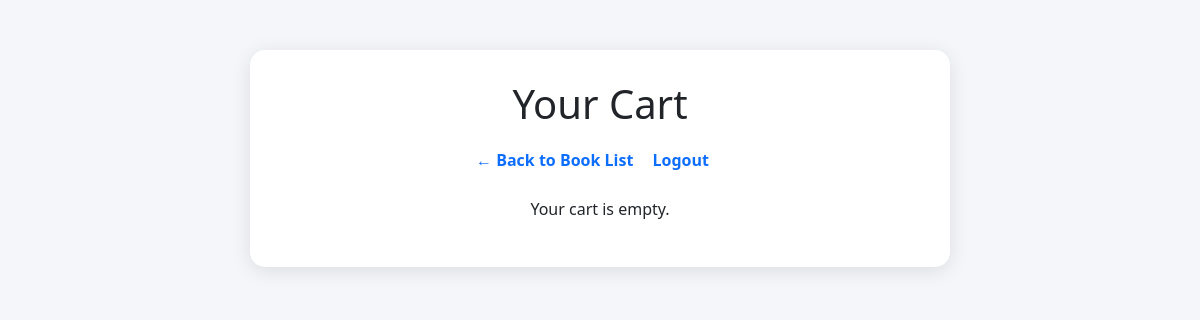
The app's page /cart/ (signed in), older data.
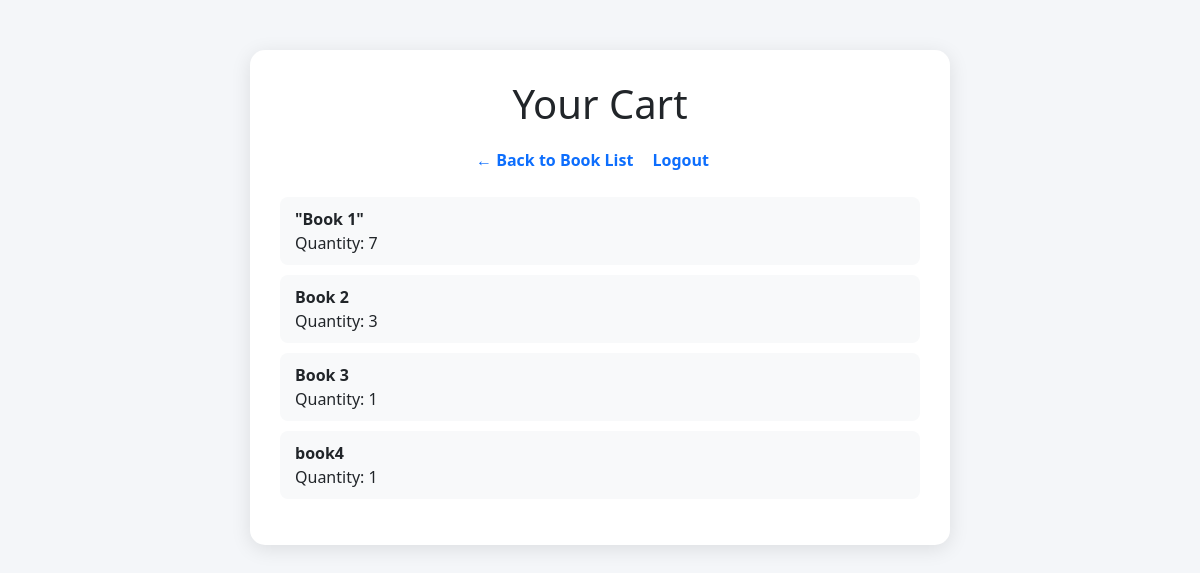
The same page, newer data.
### store/models.py (models this page shows, shortened)
class CartItem(models.Model):
    user = models.ForeignKey(User, on_delete=models.CASCADE)
    book = models.ForeignKey(Book, on_delete=models.CASCADE)
    quantity = models.PositiveIntegerField(default=1)

class Book(models.Model):
    title = models.CharField(max_length=100)
    price = models.DecimalField(max_digits=10, decimal_places=2)

### store/views.py (the view)
# urls.py: path('cart/', views.show_cart, name='show_cart'),
@login_required
def show_cart(request):
    cart_items = CartItem.objects.filter(user=request.user)
    total_price = sum(item.book.price * item.quantity for item in cart_items)
    return render(request, 'store/cart.html', {'cart_items': cart_items, 'total_price': total_price})

### store/templates/store/cart.html (shortened to what this page needs)
<!DOCTYPE html>
<html lang="en">
<head>
    <link href="https://cdn.jsdelivr.net/npm/bootstrap@5.3.0/dist/css/bootstrap.min.css" rel="stylesheet">
</head>
<body>
<div class="cart-container">
    <h1 class="cart-header text-center">Your Cart</h1>
    <div class="nav-links text-center">
        <a href="{% url 'book_list' %}">← Back to Book List</a>
        <a href="{% url 'logout' %}">Logout</a>
    </div>
    {% if cart_items %}
        <ul class="list-unstyled">
            {% for item in cart_items %}
                <li class="cart-item">
                    <strong>{{ item.book.title }}</strong><br>
                    Quantity: {{ item.quantity }}
                </li>
            {% endfor %}
        </ul>
    {% else %}
        <p class="text-center">Your cart is empty.</p>
    {% endif %}
</div>
</body>
</html>

### store/templates/store/cart.html (style rules this page uses)
body { background-color: #f4f6f9; font-family: 'Segoe UI', Tahoma, Geneva, Verdana, sans-serif; }
.cart-container { max-width: 700px; margin: 50px auto; padding: 30px; background-color: white; border-radius: 15px; box-shadow: 0 4px 20px rgba(0,0,0,0.1); }
.cart-header { margin-bottom: 20px; }
.cart-item { background-color: #f8f9fa; border-radius: 8px; padding: 10px 15px; margin-bottom: 10px; }
.nav-links { margin-bottom: 25px; }
.nav-links a { text-decoration: none; margin-right: 15px; font-weight: bold; color: #0d6efd; }

Row changes from the older to the newer data that the page shows:
added CartItem: book "\"Book 1\"", quantity "7"
added CartItem: book "Book 2", quantity "3"
added CartItem: book "Book 3", quantity "1"
added CartItem: book "book4", quantity "1"
Text that changed along with them:
text no longer shown: "Your cart is empty."
